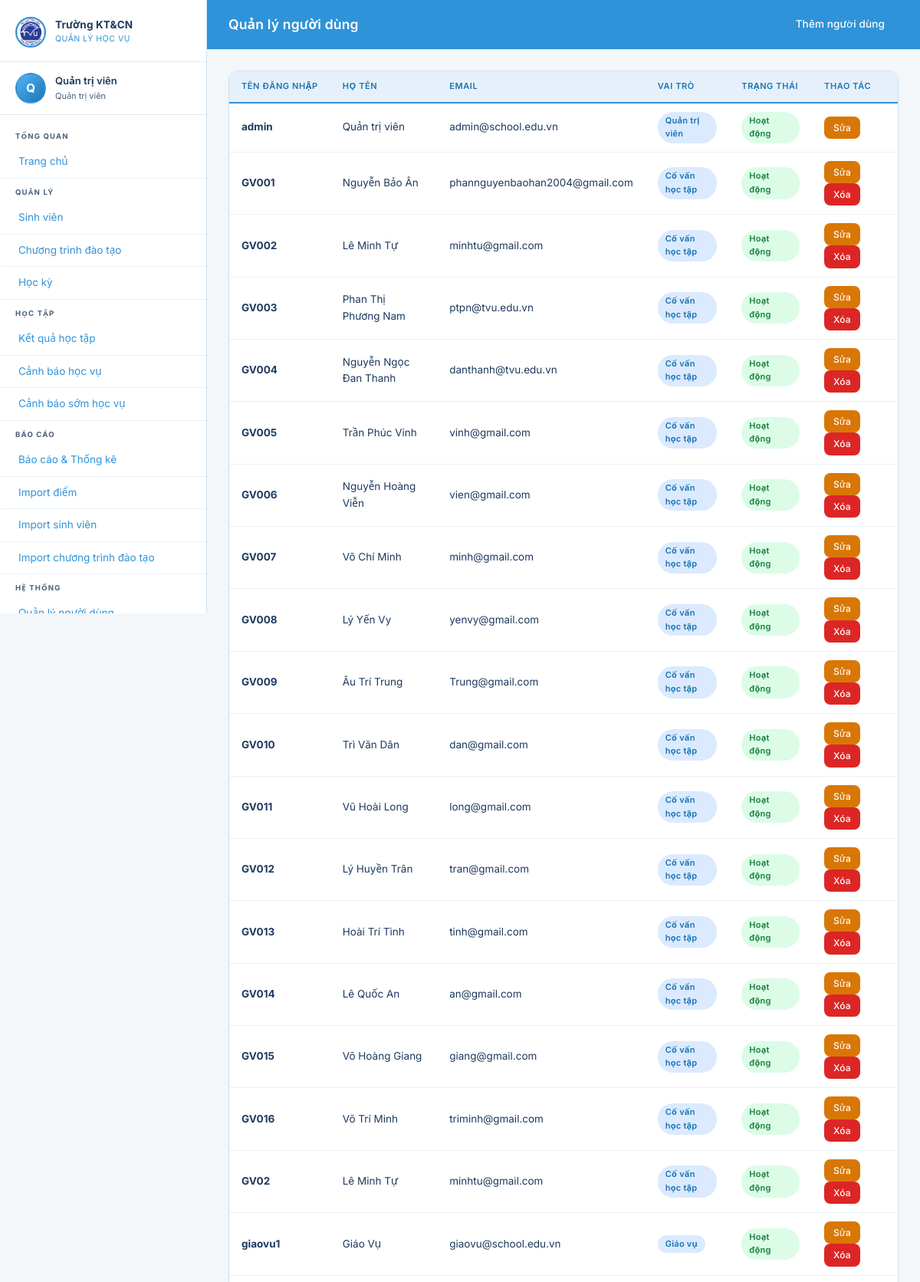
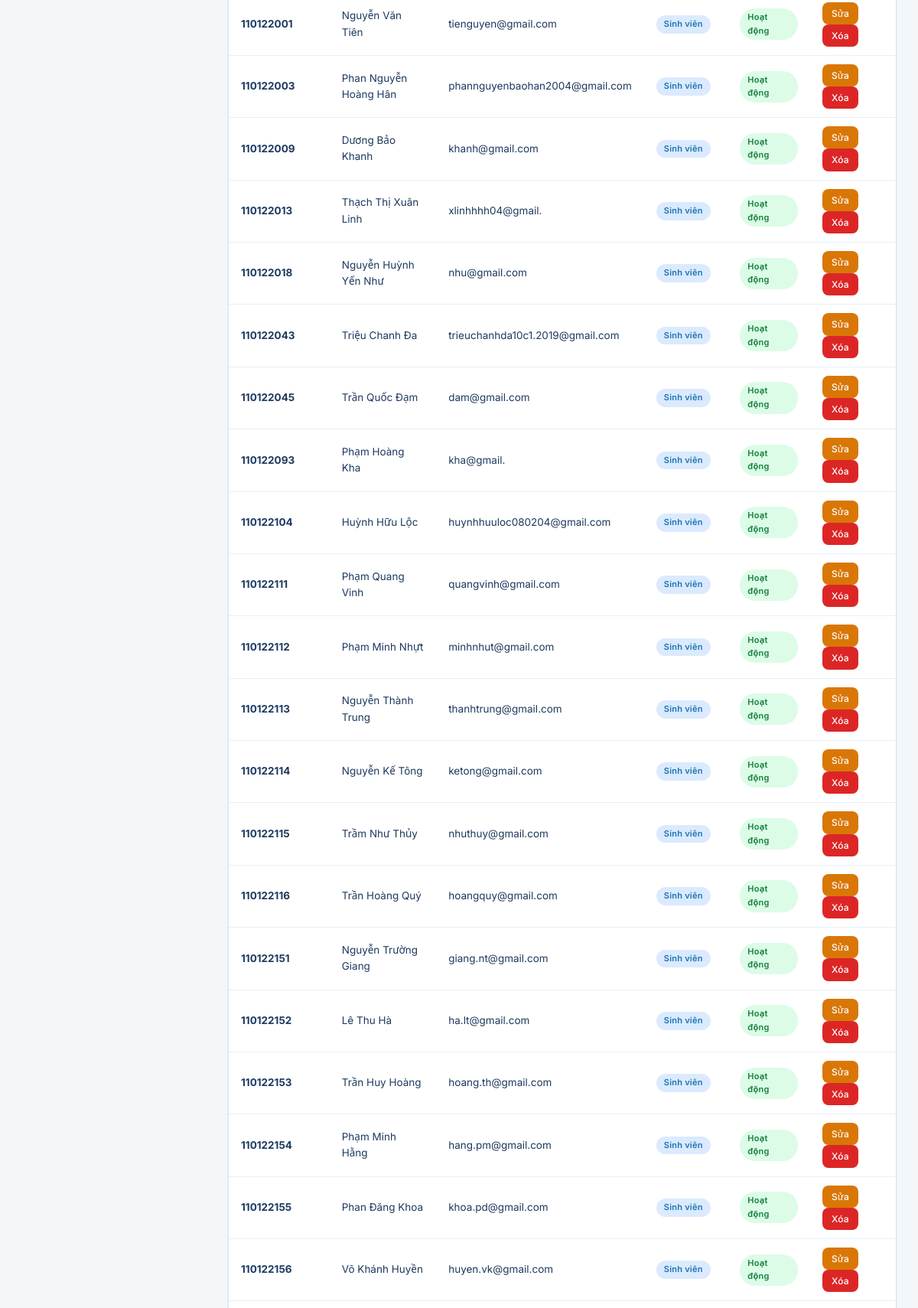
Screenshot of /accounts/users/ (signed in, upper part) with the database file from the repository (2 pictures, top to bottom).
### accounts/models.py (models this page shows, shortened)
class CustomUser(AbstractUser):
    ROLE_CHOICES = [
        ('admin', 'Quản trị viên'),
        ('giaovu', 'Giáo vụ'),
        ('covan', 'Cố vấn học tập'),
        ('sinhvien', 'Sinh viên'),
    ]
    role = models.CharField(max_length=20, choices=ROLE_CHOICES, default='sinhvien', verbose_name='Vai trò')
    full_name = models.CharField(max_length=200, blank=True, verbose_name='Họ và tên')
    phone = models.CharField(max_length=15, blank=True, verbose_name='Số điện thoại')
    class Meta:
        db_table = 'customuser'
        verbose_name = 'Người dùng'
        verbose_name_plural = 'Người dùng'
    @property
    def is_admin(self):
        return self.role == 'admin'
    @property
    def is_giaovu(self):
        return self.role == 'giaovu'
    @property
    def is_sinhvien(self):
        return self.role == 'sinhvien'

### accounts/views.py (the view)
# urls.py: path('users/', views.user_list, name='user_list'),
@login_required
def user_list(request):
    if not (request.user.is_admin):
        messages.error(request, 'Bạn không có quyền truy cập.')
        return redirect('dashboard:index')
    users = CustomUser.objects.all().order_by('role', 'username')
    return render(request, 'accounts/user_list.html', {'users': users})

### templates/accounts/user_list.html (shortened to what this page needs)
{% extends 'base.html' %}
{% block page_title %}Quản lý người dùng{% endblock %}
{% block topbar_actions %}
<a href="{% url 'accounts:user_create' %}" class="btn btn-primary">Thêm người dùng</a>
{% endblock %}
{% block content %}
<div class="card">
    <div class="card-body" style="padding:0">
        <div class="table-responsive">
        <table class="data-table">
            <thead><tr>
                <th>Tên đăng nhập</th><th>Họ tên</th><th>Email</th><th>Vai trò</th><th>Trạng thái</th><th>Thao tác</th>
            </tr></thead>
            <tbody>
            {% for u in users %}
            <tr>
                <td><strong>{{ u.username }}</strong></td>
                <td>{{ u.full_name|default:'-' }}</td>
                <td>{{ u.email|default:'-' }}</td>
                <td><span class="badge badge-info">{{ u.get_role_display }}</span></td>
                <td>{% if u.is_active %}<span class="badge badge-success">Hoạt động</span>{% else %}<span class="badge badge-secondary">Khóa</span>{% endif %}</td>
                <td>
                    <a href="{% url 'accounts:user_edit' u.pk %}" class="btn btn-sm btn-warning">Sửa</a>
                    {% if u != request.user %}
                    <a href="{% url 'accounts:user_delete' u.pk %}" class="btn btn-sm btn-danger">Xóa</a>
                    {% endif %}
                </td>
            </tr>
            {% empty %}
            <tr><td colspan="6" style="text-align:center;color:#94a3b8;padding:32px">Chưa có người dùng</td></tr>
            {% endfor %}
            </tbody>
        </table>
        </div>
    </div>
</div>
{% endblock %}

### templates/base.html (shortened to what this page needs)
<!DOCTYPE html>
<html lang="vi">
<head>
    <link rel="stylesheet" href="/static/css/main.css?v=1.0.5">
</head>
<body>
{% if user.is_authenticated %}
<aside class="sidebar" id="sidebar">
    <div class="sidebar-brand">
        <img src="/static/img/logo_tvu.png" alt="TVU Logo"
             style="width:40px;height:40px;border-radius:50%;object-fit:cover;flex-shrink:0">
        <div>
            <div class="brand-text">Trường KT&CN</div>
            <div class="brand-sub">Quản lý Học Vụ</div>
        </div>
    </div>
    <div class="sidebar-user">
        <div class="avatar">{{ user.full_name|first|upper|default:user.username|first|upper }}</div>
        <div class="user-info">
            <div class="user-name">{{ user.full_name|default:user.username }}</div>
            <div class="user-role">{{ user.get_role_display }}</div>
        </div>
    </div>
    <nav class="sidebar-nav">
        <div class="nav-section-title">Tổng quan</div>
        <a href="{% url 'dashboard:index' %}" class="{% if request.resolver_match.namespace == 'dashboard' and request.resolver_match.url_name == 'index' %}active{% endif %}">
            Trang chủ
        </a>
        {% if not user.is_sinhvien %}
        <div class="nav-section-title">Quản lý</div>
        <a href="{% url 'students:sinhvien_list' %}" class="{% if request.resolver_match.namespace == 'students' and 'sinhvien' in request.resolver_match.url_name %}active{% endif %}">
            Sinh viên
        </a>
        {% if user.is_giaovu or user.is_admin %}
        <a href="{% url 'students:monhoc_list' %}" class="{% if 'monhoc' in request.resolver_match.url_name %}active{% endif %}">
            Chương trình đào tạo
        </a>
        <a href="{% url 'students:hocky_list' %}" class="{% if 'hocky' in request.resolver_match.url_name %}active{% endif %}">
            Học kỳ
        </a>
        {% endif %}
        {% endif %}
        <div class="nav-section-title">Học tập</div>
        <a href="{% url 'results:ketqua_list' %}" class="{% if request.resolver_match.namespace == 'results' %}active{% endif %}">
            Kết quả học tập
        </a>
        <a href="{% url 'academic_warnings:canhbao_list' %}" class="{% if request.resolver_match.namespace == 'academic_warnings' and request.resolver_match.url_name == 'canhbao_list' %}active{% endif %}">
            Cảnh báo học vụ
        </a>
        <a href="{% url 'academic_warnings:canhbao_som_list' %}" class="{% if request.resolver_match.namespace == 'academic_warnings' and 'canhbao_som' in request.resolver_match.url_name %}active{% endif %}">
            Cảnh báo sớm học vụ
        </a>
        {% if not user.is_sinhvien %}
        <div class="nav-section-title">Báo cáo</div>
        <a href="{% url 'dashboard:bao_cao' %}" class="{% if request.resolver_match.url_name == 'bao_cao' %}active{% endif %}">
            Báo cáo & Thống kê
        </a>
        {% if user.is_giaovu or user.is_admin %}
        <a href="{% url 'results:import_diem' %}">
            Import điểm
        </a>
        <a href="{% url 'students:import_sinhvien' %}">
            Import sinh viên
        </a>
        <a href="{% url 'students:import_monhoc' %}">
            Import chương trình đào tạo
        </a>
        {% endif %}
        {% endif %}
        {% if user.is_admin %}
        <div class="nav-section-title">Hệ thống</div>
        <a href="{% url 'accounts:user_list' %}">
            Quản lý người dùng
        </a>
        {% endif %}
    </nav>
</aside>
<div class="main-wrapper">
    <header class="topbar">
        <div class="topbar-title">{% block page_title %}Dashboard{% endblock %}</div>
        <div class="topbar-actions">
            {% block topbar_actions %}{% endblock %}
        </div>
    </header>
    <main class="page-content">
        {% block content %}{% endblock %}
    </main>
</div>
{% else %}
{% block auth_content %}{% endblock %}
{% endif %}
</body>
</html>

### rows the page displays
CustomUser: full_name|first "Q", full_name "Quản trị viên", role "Quản trị viên", username "admin", email "admin@school.edu.vn", is_active "Hoạt động"
CustomUser: username "GV001", full_name "Nguyễn Bảo Ân", email "phannguyenbaohan2004@gmail.com", role "Cố vấn học tập", is_active "Hoạt động", shows "Xóa"
CustomUser: username "GV002", full_name "Lê Minh Tự", email "minhtu@gmail.com", role "Cố vấn học tập", is_active "Hoạt động", shows "Xóa"
CustomUser: username "GV003", full_name "Phan Thị Phương Nam", email "ptpn@tvu.edu.vn", role "Cố vấn học tập", is_active "Hoạt động", shows "Xóa"
CustomUser: username "GV004", full_name "Nguyễn Ngọc Đan Thanh", email "danthanh@tvu.edu.vn", role "Cố vấn học tập", is_active "Hoạt động", shows "Xóa"
CustomUser: username "GV005", full_name "Trần Phúc Vinh", email "vinh@gmail.com", role "Cố vấn học tập", is_active "Hoạt động", shows "Xóa"
CustomUser: username "GV006", full_name "Nguyễn Hoàng Viễn", email "vien@gmail.com", role "Cố vấn học tập", is_active "Hoạt động", shows "Xóa"
CustomUser: username "GV007", full_name "Võ Chí Minh", email "minh@gmail.com", role "Cố vấn học tập", is_active "Hoạt động", shows "Xóa"
CustomUser: username "GV008", full_name "Lý Yến Vy", email "yenvy@gmail.com", role "Cố vấn học tập", is_active "Hoạt động", shows "Xóa"
CustomUser: username "GV009", full_name "Âu Trí Trung", email "Trung@gmail.com", role "Cố vấn học tập", is_active "Hoạt động", shows "Xóa"
CustomUser: username "GV010", full_name "Trì Văn Dân", email "dan@gmail.com", role "Cố vấn học tập", is_active "Hoạt động", shows "Xóa"
CustomUser: username "GV011", full_name "Vũ Hoài Long", email "long@gmail.com", role "Cố vấn học tập", is_active "Hoạt động", shows "Xóa"
CustomUser: username "GV012", full_name "Lý Huyền Trân", email "tran@gmail.com", role "Cố vấn học tập", is_active "Hoạt động", shows "Xóa"
CustomUser: username "GV013", full_name "Hoài Trí Tình", email "tinh@gmail.com", role "Cố vấn học tập", is_active "Hoạt động", shows "Xóa"
CustomUser: username "GV014", full_name "Lê Quốc An", email "an@gmail.com", role "Cố vấn học tập", is_active "Hoạt động", shows "Xóa"
CustomUser: username "GV015", full_name "Võ Hoàng Giang", email "giang@gmail.com", role "Cố vấn học tập", is_active "Hoạt động", shows "Xóa"
CustomUser: username "GV016", full_name "Võ Trí Minh", email "triminh@gmail.com", role "Cố vấn học tập", is_active "Hoạt động", shows "Xóa"
CustomUser: username "GV02", full_name "Lê Minh Tự", email "minhtu@gmail.com", role "Cố vấn học tập", is_active "Hoạt động", shows "Xóa"
CustomUser: username "giaovu1", full_name "Giáo Vụ", email "giaovu@school.edu.vn", role "Giáo vụ", is_active "Hoạt động", shows "Xóa"
CustomUser: username "110122001", full_name "Nguyễn Văn Tiên", email "tienguyen@gmail.com", role "Sinh viên", is_active "Hoạt động", shows "Xóa"
CustomUser: username "110122003", full_name "Phan Nguyễn Hoàng Hân", email "phannguyenbaohan2004@gmail.com", role "Sinh viên", is_active "Hoạt động", shows "Xóa"
CustomUser: username "110122009", full_name "Dương Bảo Khanh", email "khanh@gmail.com", role "Sinh viên", is_active "Hoạt động", shows "Xóa"
CustomUser: username "110122013", full_name "Thạch Thị Xuân Linh", email "xlinhhhh04@gmail.", role "Sinh viên", is_active "Hoạt động", shows "Xóa"
CustomUser: username "110122018", full_name "Nguyễn Huỳnh Yến Như", email "nhu@gmail.com", role "Sinh viên", is_active "Hoạt động", shows "Xóa"
CustomUser: username "110122043", full_name "Triệu Chanh Đa", email "trieuchanhda10c1.2019@gmail.com", role "Sinh viên", is_active "Hoạt động", shows "Xóa"
CustomUser: username "110122045", full_name "Trần Quốc Đạm", email "dam@gmail.com", role "Sinh viên", is_active "Hoạt động", shows "Xóa"
CustomUser: username "110122093", full_name "Phạm Hoàng Kha", email "kha@gmail.", role "Sinh viên", is_active "Hoạt động", shows "Xóa"
CustomUser: username "110122104", full_name "Huỳnh Hữu Lộc", email "huynhhuuloc080204@gmail.com", role "Sinh viên", is_active "Hoạt động", shows "Xóa"
CustomUser: username "110122111", full_name "Phạm Quang Vinh", email "quangvinh@gmail.com", role "Sinh viên", is_active "Hoạt động", shows "Xóa"
CustomUser: username "110122112", full_name "Phạm Minh Nhựt", email "minhnhut@gmail.com", role "Sinh viên", is_active "Hoạt động", shows "Xóa"
CustomUser: username "110122113", full_name "Nguyễn Thành Trung", email "thanhtrung@gmail.com", role "Sinh viên", is_active "Hoạt động", shows "Xóa"
CustomUser: username "110122114", full_name "Nguyễn Kế Tông", email "ketong@gmail.com", role "Sinh viên", is_active "Hoạt động", shows "Xóa"
CustomUser: username "110122115", full_name "Trầm Như Thủy", email "nhuthuy@gmail.com", role "Sinh viên", is_active "Hoạt động", shows "Xóa"
CustomUser: username "110122116", full_name "Trần Hoàng Quý", email "hoangquy@gmail.com", role "Sinh viên", is_active "Hoạt động", shows "Xóa"
CustomUser: username "110122151", full_name "Nguyễn Trường Giang", email "giang.nt@gmail.com", role "Sinh viên", is_active "Hoạt động", shows "Xóa"
CustomUser: username "110122152", full_name "Lê Thu Hà", email "ha.lt@gmail.com", role "Sinh viên", is_active "Hoạt động", shows "Xóa"
CustomUser: username "110122153", full_name "Trần Huy Hoàng", email "hoang.th@gmail.com", role "Sinh viên", is_active "Hoạt động", shows "Xóa"
CustomUser: username "110122154", full_name "Phạm Minh Hằng", email "hang.pm@gmail.com", role "Sinh viên", is_active "Hoạt động", shows "Xóa"
CustomUser: username "110122155", full_name "Phan Đăng Khoa", email "khoa.pd@gmail.com", role "Sinh viên", is_active "Hoạt động", shows "Xóa"
CustomUser: username "110122156", full_name "Võ Khánh Huyền", email "huyen.vk@gmail.com", role "Sinh viên", is_active "Hoạt động", shows "Xóa"
